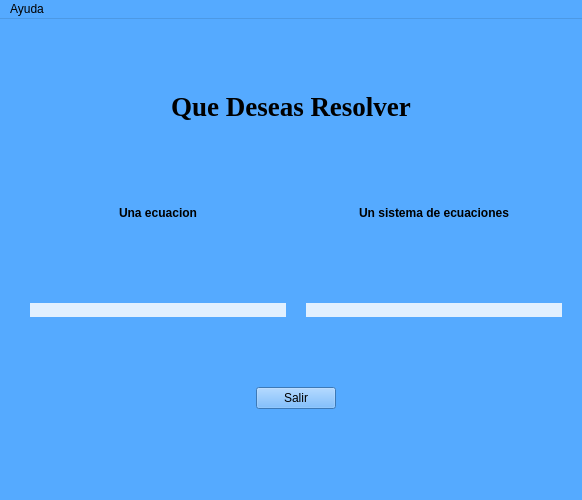
<?xml version="1.0" encoding="UTF-8"?>
<ui version="4.0">
 <class>MainWindow</class>
 <widget class="QMainWindow" name="MainWindow">
  <property name="geometry">
   <rect>
    <x>0</x>
    <y>0</y>
    <width>582</width>
    <height>500</height>
   </rect>
  </property>
  <property name="minimumSize">
   <size>
    <width>0</width>
    <height>500</height>
   </size>
  </property>
  <property name="maximumSize">
   <size>
    <width>600</width>
    <height>722</height>
   </size>
  </property>
  <property name="palette">
   <palette>
    <active>
     <colorrole role="WindowText">
      <brush brushstyle="SolidPattern">
       <color alpha="255">
        <red>0</red>
        <green>0</green>
        <blue>0</blue>
       </color>
      </brush>
     </colorrole>
     <colorrole role="Button">
      <brush brushstyle="SolidPattern">
       <color alpha="255">
        <red>85</red>
        <green>170</green>
        <blue>255</blue>
       </color>
      </brush>
     </colorrole>
     <colorrole role="Light">
      <brush brushstyle="SolidPattern">
       <color alpha="255">
        <red>212</red>
        <green>234</green>
        <blue>255</blue>
       </color>
      </brush>
     </colorrole>
     <colorrole role="Midlight">
      <brush brushstyle="SolidPattern">
       <color alpha="255">
        <red>148</red>
        <green>202</green>
        <blue>255</blue>
       </color>
      </brush>
     </colorrole>
     <colorrole role="Dark">
      <brush brushstyle="SolidPattern">
       <color alpha="255">
        <red>42</red>
        <green>85</green>
        <blue>127</blue>
       </color>
      </brush>
     </colorrole>
     <colorrole role="Mid">
      <brush brushstyle="SolidPattern">
       <color alpha="255">
        <red>57</red>
        <green>113</green>
        <blue>170</blue>
       </color>
      </brush>
     </colorrole>
     <colorrole role="Text">
      <brush brushstyle="SolidPattern">
       <color alpha="255">
        <red>0</red>
        <green>0</green>
        <blue>0</blue>
       </color>
      </brush>
     </colorrole>
     <colorrole role="BrightText">
      <brush brushstyle="SolidPattern">
       <color alpha="255">
        <red>255</red>
        <green>255</green>
        <blue>255</blue>
       </color>
      </brush>
     </colorrole>
     <colorrole role="ButtonText">
      <brush brushstyle="SolidPattern">
       <color alpha="255">
        <red>0</red>
        <green>0</green>
        <blue>0</blue>
       </color>
      </brush>
     </colorrole>
     <colorrole role="Base">
      <brush brushstyle="SolidPattern">
       <color alpha="255">
        <red>255</red>
        <green>255</green>
        <blue>255</blue>
       </color>
      </brush>
     </colorrole>
     <colorrole role="Window">
      <brush brushstyle="SolidPattern">
       <color alpha="255">
        <red>85</red>
        <green>170</green>
        <blue>255</blue>
       </color>
      </brush>
     </colorrole>
     <colorrole role="Shadow">
      <brush brushstyle="SolidPattern">
       <color alpha="255">
        <red>0</red>
        <green>0</green>
        <blue>0</blue>
       </color>
      </brush>
     </colorrole>
     <colorrole role="AlternateBase">
      <brush brushstyle="SolidPattern">
       <color alpha="255">
        <red>170</red>
        <green>212</green>
        <blue>255</blue>
       </color>
      </brush>
     </colorrole>
     <colorrole role="ToolTipBase">
      <brush brushstyle="SolidPattern">
       <color alpha="255">
        <red>255</red>
        <green>255</green>
        <blue>220</blue>
       </color>
      </brush>
     </colorrole>
     <colorrole role="ToolTipText">
      <brush brushstyle="SolidPattern">
       <color alpha="255">
        <red>0</red>
        <green>0</green>
        <blue>0</blue>
       </color>
      </brush>
     </colorrole>
     <colorrole role="PlaceholderText">
      <brush brushstyle="SolidPattern">
       <color alpha="127">
        <red>0</red>
        <green>0</green>
        <blue>0</blue>
       </color>
      </brush>
     </colorrole>
     <colorrole role="Accent">
      <brush brushstyle="SolidPattern">
       <color alpha="255">
        <red>255</red>
        <green>255</green>
        <blue>255</blue>
       </color>
      </brush>
     </colorrole>
    </active>
    <inactive>
     <colorrole role="WindowText">
      <brush brushstyle="SolidPattern">
       <color alpha="255">
        <red>0</red>
        <green>0</green>
        <blue>0</blue>
       </color>
      </brush>
     </colorrole>
     <colorrole role="Button">
      <brush brushstyle="SolidPattern">
       <color alpha="255">
        <red>85</red>
        <green>170</green>
        <blue>255</blue>
       </color>
      </brush>
     </colorrole>
     <colorrole role="Light">
      <brush brushstyle="SolidPattern">
       <color alpha="255">
        <red>212</red>
        <green>234</green>
        <blue>255</blue>
       </color>
      </brush>
     </colorrole>
     <colorrole role="Midlight">
      <brush brushstyle="SolidPattern">
       <color alpha="255">
        <red>148</red>
        <green>202</green>
        <blue>255</blue>
       </color>
      </brush>
     </colorrole>
     <colorrole role="Dark">
      <brush brushstyle="SolidPattern">
       <color alpha="255">
        <red>42</red>
        <green>85</green>
        <blue>127</blue>
       </color>
      </brush>
     </colorrole>
     <colorrole role="Mid">
      <brush brushstyle="SolidPattern">
       <color alpha="255">
        <red>57</red>
        <green>113</green>
        <blue>170</blue>
       </color>
      </brush>
     </colorrole>
     <colorrole role="Text">
      <brush brushstyle="SolidPattern">
       <color alpha="255">
        <red>0</red>
        <green>0</green>
        <blue>0</blue>
       </color>
      </brush>
     </colorrole>
     <colorrole role="BrightText">
      <brush brushstyle="SolidPattern">
       <color alpha="255">
        <red>255</red>
        <green>255</green>
        <blue>255</blue>
       </color>
      </brush>
     </colorrole>
     <colorrole role="ButtonText">
      <brush brushstyle="SolidPattern">
       <color alpha="255">
        <red>0</red>
        <green>0</green>
        <blue>0</blue>
       </color>
      </brush>
     </colorrole>
     <colorrole role="Base">
      <brush brushstyle="SolidPattern">
       <color alpha="255">
        <red>255</red>
        <green>255</green>
        <blue>255</blue>
       </color>
      </brush>
     </colorrole>
     <colorrole role="Window">
      <brush brushstyle="SolidPattern">
       <color alpha="255">
        <red>85</red>
        <green>170</green>
        <blue>255</blue>
       </color>
      </brush>
     </colorrole>
     <colorrole role="Shadow">
      <brush brushstyle="SolidPattern">
       <color alpha="255">
        <red>0</red>
        <green>0</green>
        <blue>0</blue>
       </color>
      </brush>
     </colorrole>
     <colorrole role="AlternateBase">
      <brush brushstyle="SolidPattern">
       <color alpha="255">
        <red>170</red>
        <green>212</green>
        <blue>255</blue>
       </color>
      </brush>
     </colorrole>
     <colorrole role="ToolTipBase">
      <brush brushstyle="SolidPattern">
       <color alpha="255">
        <red>255</red>
        <green>255</green>
        <blue>220</blue>
       </color>
      </brush>
     </colorrole>
     <colorrole role="ToolTipText">
      <brush brushstyle="SolidPattern">
       <color alpha="255">
        <red>0</red>
        <green>0</green>
        <blue>0</blue>
       </color>
      </brush>
     </colorrole>
     <colorrole role="PlaceholderText">
      <brush brushstyle="SolidPattern">
       <color alpha="127">
        <red>0</red>
        <green>0</green>
        <blue>0</blue>
       </color>
      </brush>
     </colorrole>
     <colorrole role="Accent">
      <brush brushstyle="SolidPattern">
       <color alpha="255">
        <red>255</red>
        <green>255</green>
        <blue>255</blue>
       </color>
      </brush>
     </colorrole>
    </inactive>
    <disabled>
     <colorrole role="WindowText">
      <brush brushstyle="SolidPattern">
       <color alpha="255">
        <red>42</red>
        <green>85</green>
        <blue>127</blue>
       </color>
      </brush>
     </colorrole>
     <colorrole role="Button">
      <brush brushstyle="SolidPattern">
       <color alpha="255">
        <red>85</red>
        <green>170</green>
        <blue>255</blue>
       </color>
      </brush>
     </colorrole>
     <colorrole role="Light">
      <brush brushstyle="SolidPattern">
       <color alpha="255">
        <red>212</red>
        <green>234</green>
        <blue>255</blue>
       </color>
      </brush>
     </colorrole>
     <colorrole role="Midlight">
      <brush brushstyle="SolidPattern">
       <color alpha="255">
        <red>148</red>
        <green>202</green>
        <blue>255</blue>
       </color>
      </brush>
     </colorrole>
     <colorrole role="Dark">
      <brush brushstyle="SolidPattern">
       <color alpha="255">
        <red>42</red>
        <green>85</green>
        <blue>127</blue>
       </color>
      </brush>
     </colorrole>
     <colorrole role="Mid">
      <brush brushstyle="SolidPattern">
       <color alpha="255">
        <red>57</red>
        <green>113</green>
        <blue>170</blue>
       </color>
      </brush>
     </colorrole>
     <colorrole role="Text">
      <brush brushstyle="SolidPattern">
       <color alpha="255">
        <red>42</red>
        <green>85</green>
        <blue>127</blue>
       </color>
      </brush>
     </colorrole>
     <colorrole role="BrightText">
      <brush brushstyle="SolidPattern">
       <color alpha="255">
        <red>255</red>
        <green>255</green>
        <blue>255</blue>
       </color>
      </brush>
     </colorrole>
     <colorrole role="ButtonText">
      <brush brushstyle="SolidPattern">
       <color alpha="255">
        <red>42</red>
        <green>85</green>
        <blue>127</blue>
       </color>
      </brush>
     </colorrole>
     <colorrole role="Base">
      <brush brushstyle="SolidPattern">
       <color alpha="255">
        <red>85</red>
        <green>170</green>
        <blue>255</blue>
       </color>
      </brush>
     </colorrole>
     <colorrole role="Window">
      <brush brushstyle="SolidPattern">
       <color alpha="255">
        <red>85</red>
        <green>170</green>
        <blue>255</blue>
       </color>
      </brush>
     </colorrole>
     <colorrole role="Shadow">
      <brush brushstyle="SolidPattern">
       <color alpha="255">
        <red>0</red>
        <green>0</green>
        <blue>0</blue>
       </color>
      </brush>
     </colorrole>
     <colorrole role="AlternateBase">
      <brush brushstyle="SolidPattern">
       <color alpha="255">
        <red>85</red>
        <green>170</green>
        <blue>255</blue>
       </color>
      </brush>
     </colorrole>
     <colorrole role="ToolTipBase">
      <brush brushstyle="SolidPattern">
       <color alpha="255">
        <red>255</red>
        <green>255</green>
        <blue>220</blue>
       </color>
      </brush>
     </colorrole>
     <colorrole role="ToolTipText">
      <brush brushstyle="SolidPattern">
       <color alpha="255">
        <red>0</red>
        <green>0</green>
        <blue>0</blue>
       </color>
      </brush>
     </colorrole>
     <colorrole role="PlaceholderText">
      <brush brushstyle="SolidPattern">
       <color alpha="127">
        <red>42</red>
        <green>85</green>
        <blue>127</blue>
       </color>
      </brush>
     </colorrole>
     <colorrole role="Accent">
      <brush brushstyle="SolidPattern">
       <color alpha="255">
        <red>161</red>
        <green>208</green>
        <blue>255</blue>
       </color>
      </brush>
     </colorrole>
    </disabled>
   </palette>
  </property>
  <property name="windowTitle">
   <string>Calculadora</string>
  </property>
  <property name="windowIcon">
   <iconset resource="../recursos.qrc">
    <normaloff>:/iconos/ui/icons/function.png</normaloff>:/iconos/ui/icons/function.png</iconset>
  </property>
  <property name="autoFillBackground">
   <bool>false</bool>
  </property>
  <property name="styleSheet">
   <string notr="true"/>
  </property>
  <property name="tabShape">
   <enum>QTabWidget::Rounded</enum>
  </property>
  <widget class="QWidget" name="centralwidget">
   <property name="minimumSize">
    <size>
     <width>0</width>
     <height>0</height>
    </size>
   </property>
   <property name="maximumSize">
    <size>
     <width>16777215</width>
     <height>16777215</height>
    </size>
   </property>
   <property name="styleSheet">
    <string notr="true"/>
   </property>
   <layout class="QGridLayout" name="gridLayout" rowstretch="0,0,0,0,0">
    <property name="sizeConstraint">
     <enum>QLayout::SetMinimumSize</enum>
    </property>
    <property name="leftMargin">
     <number>20</number>
    </property>
    <property name="topMargin">
     <number>0</number>
    </property>
    <property name="rightMargin">
     <number>20</number>
    </property>
    <property name="bottomMargin">
     <number>20</number>
    </property>
    <property name="horizontalSpacing">
     <number>10</number>
    </property>
    <property name="verticalSpacing">
     <number>0</number>
    </property>
    <item row="2" column="1">
     <widget class="QLabel" name="sistEcLbl">
      <property name="maximumSize">
       <size>
        <width>256</width>
        <height>40</height>
       </size>
      </property>
      <property name="font">
       <font>
        <bold>true</bold>
       </font>
      </property>
      <property name="text">
       <string>Una ecuacion</string>
      </property>
      <property name="alignment">
       <set>Qt::AlignCenter</set>
      </property>
     </widget>
    </item>
    <item row="4" column="1" colspan="3">
     <layout class="QHBoxLayout" name="horizontalLayout">
      <item>
       <widget class="QPushButton" name="pushButton_4">
        <property name="enabled">
         <bool>true</bool>
        </property>
        <property name="sizePolicy">
         <sizepolicy hsizetype="Maximum" vsizetype="Fixed">
          <horstretch>0</horstretch>
          <verstretch>0</verstretch>
         </sizepolicy>
        </property>
        <property name="minimumSize">
         <size>
          <width>0</width>
          <height>20</height>
         </size>
        </property>
        <property name="maximumSize">
         <size>
          <width>16777215</width>
          <height>16777215</height>
         </size>
        </property>
        <property name="text">
         <string>Salir</string>
        </property>
       </widget>
      </item>
     </layout>
    </item>
    <item row="3" column="3">
     <widget class="QPushButton" name="SistEcBtn">
      <property name="minimumSize">
       <size>
        <width>256</width>
        <height>0</height>
       </size>
      </property>
      <property name="maximumSize">
       <size>
        <width>256</width>
        <height>16777215</height>
       </size>
      </property>
      <property name="cursor">
       <cursorShape>PointingHandCursor</cursorShape>
      </property>
      <property name="styleSheet">
       <string notr="true">background-color:rgb(225, 240, 255);
border-radius:30px;</string>
      </property>
      <property name="text">
       <string/>
      </property>
      <property name="icon">
       <iconset>
        <normaloff>icons/matriz.png</normaloff>icons/matriz.png</iconset>
      </property>
      <property name="iconSize">
       <size>
        <width>256</width>
        <height>256</height>
       </size>
      </property>
     </widget>
    </item>
    <item row="2" column="3">
     <widget class="QLabel" name="ecuacLbl">
      <property name="enabled">
       <bool>true</bool>
      </property>
      <property name="maximumSize">
       <size>
        <width>256</width>
        <height>40</height>
       </size>
      </property>
      <property name="font">
       <font>
        <bold>true</bold>
       </font>
      </property>
      <property name="text">
       <string>Un sistema de ecuaciones</string>
      </property>
      <property name="alignment">
       <set>Qt::AlignCenter</set>
      </property>
     </widget>
    </item>
    <item row="3" column="4">
     <spacer name="horizontalSpacer_3">
      <property name="orientation">
       <enum>Qt::Horizontal</enum>
      </property>
      <property name="sizeHint" stdset="0">
       <size>
        <width>40</width>
        <height>20</height>
       </size>
      </property>
     </spacer>
    </item>
    <item row="3" column="2">
     <spacer name="horizontalSpacer">
      <property name="orientation">
       <enum>Qt::Horizontal</enum>
      </property>
      <property name="sizeHint" stdset="0">
       <size>
        <width>60</width>
        <height>20</height>
       </size>
      </property>
     </spacer>
    </item>
    <item row="3" column="0">
     <spacer name="horizontalSpacer_2">
      <property name="orientation">
       <enum>Qt::Horizontal</enum>
      </property>
      <property name="sizeHint" stdset="0">
       <size>
        <width>40</width>
        <height>20</height>
       </size>
      </property>
     </spacer>
    </item>
    <item row="0" column="0" colspan="4">
     <widget class="QLabel" name="TituloLbl">
      <property name="maximumSize">
       <size>
        <width>16777215</width>
        <height>40</height>
       </size>
      </property>
      <property name="font">
       <font>
        <family>Times New Roman</family>
        <pointsize>20</pointsize>
        <italic>false</italic>
        <bold>true</bold>
       </font>
      </property>
      <property name="text">
       <string>Que Deseas Resolver</string>
      </property>
      <property name="textFormat">
       <enum>Qt::AutoText</enum>
      </property>
      <property name="alignment">
       <set>Qt::AlignCenter</set>
      </property>
     </widget>
    </item>
    <item row="3" column="1">
     <widget class="QPushButton" name="ecuacBtn">
      <property name="minimumSize">
       <size>
        <width>256</width>
        <height>0</height>
       </size>
      </property>
      <property name="maximumSize">
       <size>
        <width>256</width>
        <height>16777215</height>
       </size>
      </property>
      <property name="cursor">
       <cursorShape>PointingHandCursor</cursorShape>
      </property>
      <property name="autoFillBackground">
       <bool>false</bool>
      </property>
      <property name="styleSheet">
       <string notr="true">background-color:rgb(225, 240, 255);
border-radius:30px;</string>
      </property>
      <property name="text">
       <string/>
      </property>
      <property name="icon">
       <iconset>
        <normaloff>icons/parabola.png</normaloff>icons/parabola.png</iconset>
      </property>
      <property name="iconSize">
       <size>
        <width>256</width>
        <height>256</height>
       </size>
      </property>
     </widget>
    </item>
   </layout>
  </widget>
  <widget class="QMenuBar" name="menuBar">
   <property name="geometry">
    <rect>
     <x>0</x>
     <y>0</y>
     <width>582</width>
     <height>22</height>
    </rect>
   </property>
   <widget class="QMenu" name="menu_Ayuda">
    <property name="title">
     <string>Ayuda</string>
    </property>
    <addaction name="action_acercade"/>
   </widget>
   <addaction name="menu_Ayuda"/>
  </widget>
  <action name="action_acercade">
   <property name="text">
    <string>a cerca de</string>
   </property>
  </action>
 </widget>
 <resources>
  <include location="../recursos.qrc"/>
 </resources>
 <connections/>
</ui>
